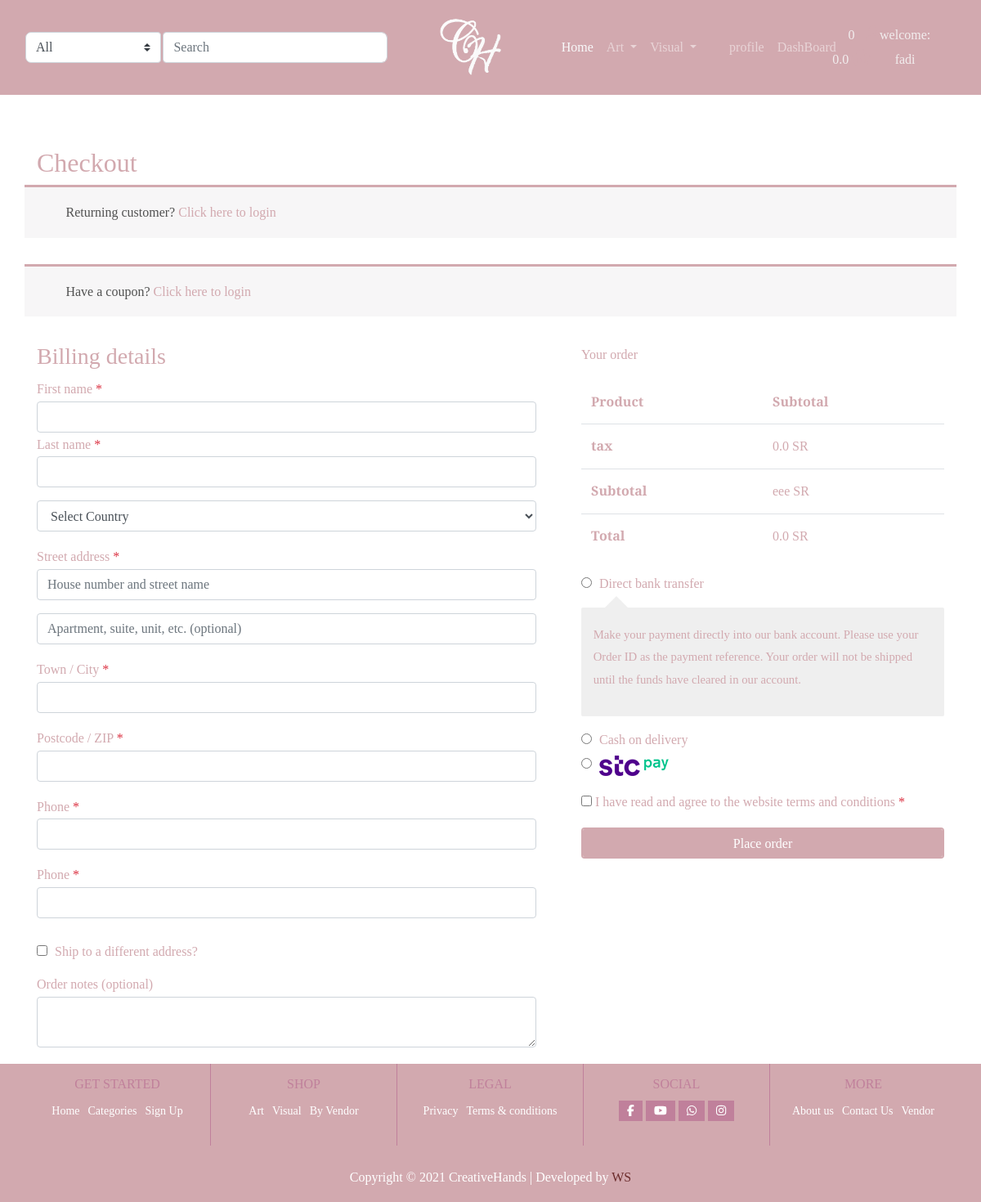
The app's page /cart/checkout/ (signed in), older data.
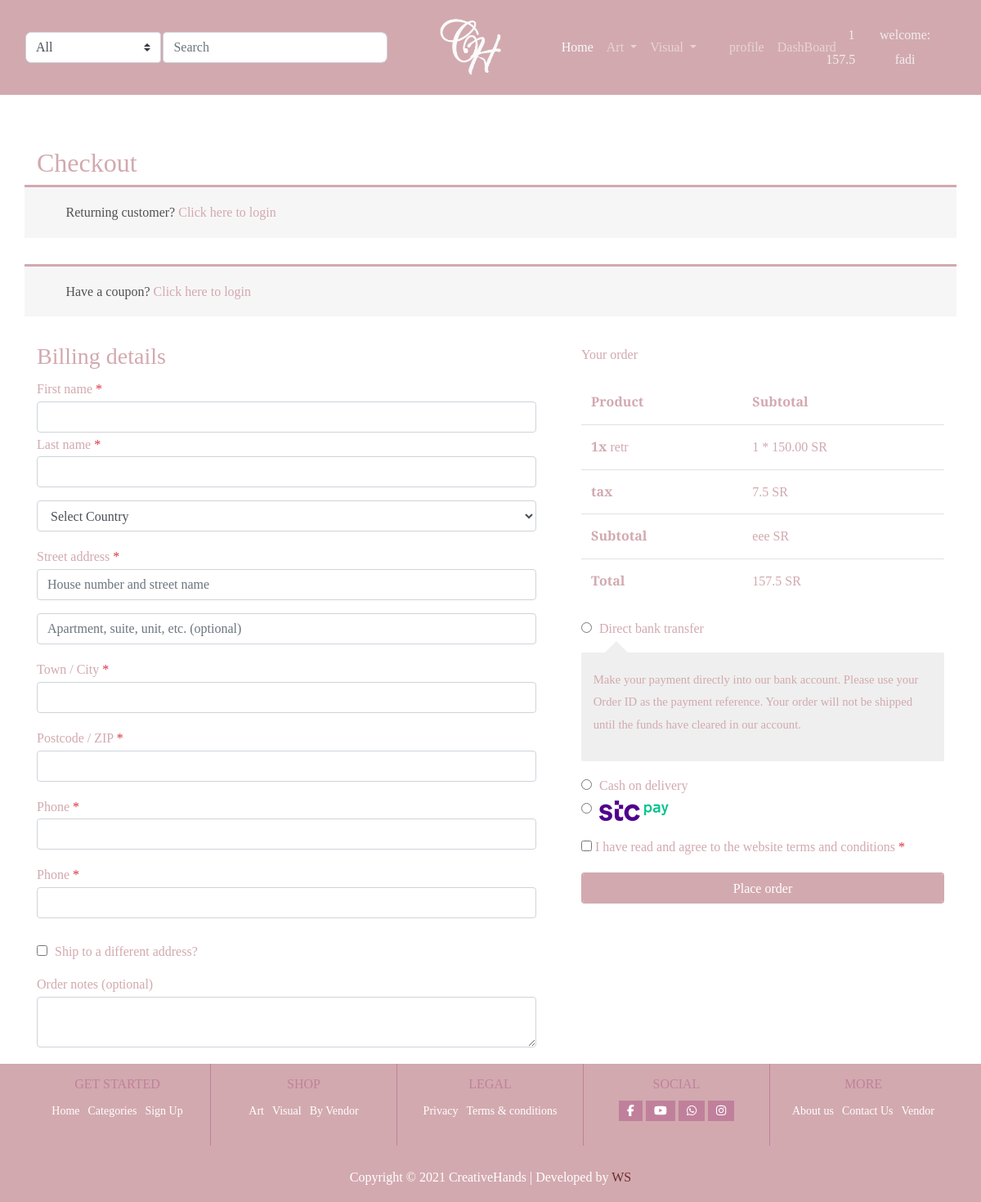
The same page, newer data.
### cart/models.py (models this page shows, shortened)
class CartItems(models.Model):
    user = models.ForeignKey(Account,on_delete=models.CASCADE,null=True)
    product = models.ForeignKey(Product, on_delete=models.CASCADE)
    variations = models.ManyToManyField(Variation,blank=True)
    cart = models.ForeignKey(Cart, on_delete=models.CASCADE,null=True) # foreignkey  Cart with cart_id
    quantity = models.IntegerField()
    def __str__(self):
        return str(self.product)

### product/models.py (models this page shows, shortened)
class Product(models.Model):
    user = models.ForeignKey(User, null=True, on_delete=models.SET_NULL)
    PRDName = models.CharField(max_length=75)
    PRDVandor_Name = models.CharField(max_length=75)
    PRDCategory = models.ForeignKey('Category', on_delete=models.CASCADE, blank=True, null=True)
    PRDIMG = models.ImageField(upload_to='', blank=True, null=True)
    PRDDec = models.TextField(max_length=500)
    PRDBrand = models.ForeignKey('settings.Brand', on_delete=models.CASCADE, blank=True, null=True)
    PRDPrice = models.DecimalField(max_digits=5, decimal_places=2)
    PRDCost = models.DecimalField(max_digits=5, decimal_places=2)
    PRDDisc = models.DecimalField(max_digits=5, decimal_places=2)
    PRDSlug = models.SlugField(blank=True, null=True, allow_unicode=True)
    PRDCreated = models.DateTimeField()
    PRDISNew = models.BooleanField(default=False)
    PRDISbest = models.BooleanField(default=False)
    stock = models.IntegerField(default=0)
    tax = models.DecimalField(max_digits=2, decimal_places=2, default=0.05)
    on_sale = models.BooleanField(default=False)
    sale_date = models.BooleanField(default=True)
    on_sale_start = models.DateField(null=True, blank=True)
    on_sale_ends = models.DateField(null=True, blank=True)
    approved = models.BooleanField(default=False)
    featured = models.BooleanField(default=False)
    limited_products = models.BooleanField(default=False)
    added_date = models.DateTimeField(auto_now_add=True, null=True)
    update_date = models.DateTimeField(auto_now_add=True, null=True)
    weight = models.IntegerField(default=0, null=True)
    length = models.DecimalField(decimal_places=2, default=0, max_digits=100)
    height = models.DecimalField(decimal_places=2, default=0, max_digits=100)
    width = models.DecimalField(decimal_places=2, default=0, max_digits=100)
    def __str__(self):
        return self.PRDName

### cart/views.py (the view)
# urls.py: path('checkout/', views.checkout, name='checkout'),  # checkout
@login_required(login_url='account:login')
def checkout(request, total=0, quantity=0, tax=0, cart_items=None):
    try:
        total = 0
        quantity = 0
        tax = 0
        if request.user.is_authenticated:
            cart_items = CartItems.objects.filter(user=request.user)
        else:
            cart = Cart.objects.get(cart_id=_cart_id(request))
            cart_items = CartItems.objects.filter(cart=cart)
        for cart_item in cart_items:
            total += (cart_item.product.PRDPrice * cart_item.quantity)
            quantity += cart_item.quantity
            tax += (total) * (cart_item.product.tax)
        total_tex = (total + tax)
    except ObjectDoesNotExist:
        total_tex = (total + tax)
    context = {
        'cart_items': cart_items,
        'quantity': quantity,
        'total': total,
        'tax': tax,
        'total_tex': total_tex,
    }
    return render(request, 'checkout.html', context)

### cart/context_processos.py (called while the page is built)
def counter(request):
    cart_count = 0  # var coz counter number on  cart
    if 'admin' in request.path:  # request path if admin can you though data to return see anything
        return {}
    else:
        try:
            cart = Cart.objects.filter(cart_id=_cart_id(request))
            if request.user.is_authenticated:
                cart_items = CartItems.objects.all().filter(user=request.user)
            else:
                cart_items = CartItems.objects.all().filter(cart=cart[:1])
            for cart_item in cart_items:
                cart_count += cart_item.quantity
        except Cart.DoesNotExist:
            cart_count = 0
    return dict(cart_count=cart_count)

### cart/views.py (called while the page is built)
def _cart_id(request):  # creat session id to cart
    cart = request.session.session_key
    if not cart:
        request.session.create()  # create new session
    return cart

### product/context_processors.py (called while the page is built)
def menu_links(request):
    links = Category.objects.all()
    return dict(links=links)

### product/models.py (called while the page is built)
    def get_url(self):
        return reverse('products:category_slug', args={self.slug})

    def __str__(self):
        return self.CATName

### cart/templates/checkout.html (shortened to what the changed rows need)
<!DOCTYPE html>
{% extends 'product/base.html' %}
{% block  body%}
<section class="checkout">
    <div class="container">
        <h2 class="page-title">Checkout</h2>
    </div>
    <div class="container customer-order">
        <div class="order-review">
            <div class="checkout-order-table">
                <div class="table-responsive">
                    <table class="table">
                        <thead>
                            <tr>
                                <th>Product</th>
                                <th>Subtotal</th>
                            </tr>
                        </thead>
                        <tbody>
                            <tr>
                                {% for cart_item in cart_items %}
                                <td class="product-name">
                                    <strong class="product-quantity">{{cart_item.quantity}}x </strong>{{cart_item}}
                                </td>
                                <td class="product-total">
                                    <span class="price-amount">
                                        <bdi>
                                        {{cart_item.quantity}} *  {{ cart_item.product.PRDPrice }}
                                            <span class="price-symble">SR</span>
                                        </bdi>
                                    </span>
                                </td>
                            </tr>
                                                    {% endfor %}
                            <tr class="checout-total">
                                <strong>
                                     <td>
                                    <bdi>
                                         {{ tax |floatformat:1 }}
                                        <span class="currency-symbol">
                                        </span>
                                    </bdi>
                                </td>
                                </strong>
                            </tr>
                            <tr class="checout-total">
                                <strong>
                                    <td>
                                        <span class="price-amount">
                                            <bdi>
                                                  {{ total_tex |floatformat:1 }}
                                                <span class="price-symble">
                                                </span>
                                            </bdi>
                                        </span>
                                    </td>
                                </strong>
                            </tr>
                        </tbody>
                    </table>
                </div>
            </div>
        </div>
    </div>
</section>
{% endblock  %}

### product/templates/product/base.html (shortened to what the changed rows need)
<!DOCTYPE html>
{% load static %}
<html lang="en">
<head>
        <link rel="stylesheet" href="{% static 'css/woocommerce.min.css' %} ">
    <link rel="stylesheet" href="{% static 'css/animate.min.css' %}">
    <link rel="stylesheet" href="{% static 'css/aos2.3.4.css' %}">
    <link rel="stylesheet" href="{% static 'css/linearicons.css' %}">
    <link rel="stylesheet" href="{% static 'css/elementor-icons.min.css' %}">
    <link rel="stylesheet" href="{% static 'css/fontawesome.css' %}">
    <link rel="stylesheet" href="{% static 'css/owl.theme.default.min.css' %}">
    <link rel="stylesheet" href="{% static 'css/slick.min.css' %}">
    <link rel="stylesheet" href="{% static 'css/owl.carousel.css' %}">
    <link rel="stylesheet" href="{% static 'css/bootstrap.min.css' %} ">
    <link rel="stylesheet" href="{% static 'css/woocommerce.min.css' %} ">
    <link rel="stylesheet" href="{% static 'css/style.css' %} ">
</head>
<nav class="navbar navbar-expand-lg navbar-dark bg-brand pr-5">
    <div class="navbar-nav col-lg-5 col-sm-12 order-lg-2" style="margin: 20px 0">
        <div class="container-fluid p-0 justify-content-center">
            <div class="navbar-nav col-4 col-lg-3 order-lg-2 justify-content-center text-center p-0 cart-info " id="cart-info">
                <a href="{% url 'cart:checkout'%}" class="nav-item " data-toggle="modal" data-target="#cartModal">
                    <span class="price  ">{{cart_count}}</span>
                    <br>
                    <span class="price">  {{ total_tex |floatformat:1 }}
  </span>
                    <i class="fas fa-shopping-basket" style="font-size: 20px" data-toggle="modal"
                       data-target="#cartModal" value="5">
                    </i>
                </a>
            </div>
        </div>
    </div>
</nav>
{% block body %}
{% endblock %}
</html>

Row changes from the older to the newer data that the page shows:
added CartItems: quantity "1", product.PRDName "retr", product.PRDPrice "150.00"
Text that changed along with them:
{{ cart_count }}: "0" → "1"
{{ total_tex |floatformat:1 }}: "0.0" → "157.5"
{{ tax |floatformat:1 }}: "0.0" → "7.5"
